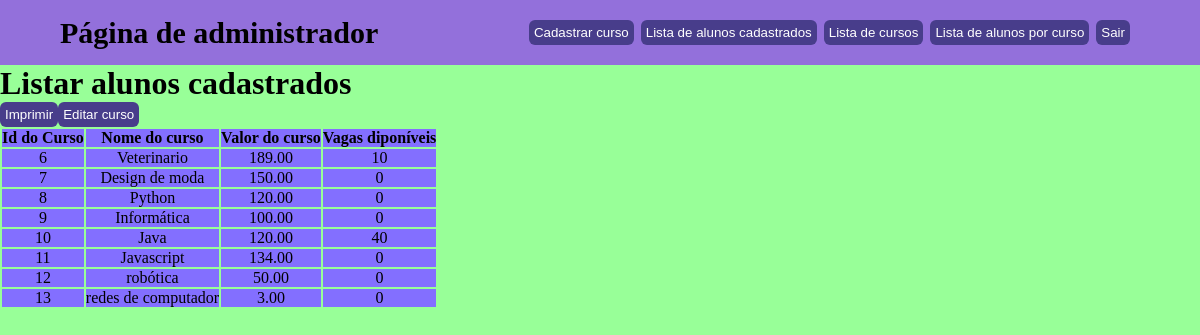
/listarCursos.php, run on the app's committed database.
### tables this page shows
CREATE TABLE `cursos` (
  `id_curso` int(8) NOT NULL,
  `nome_curso` varchar(100) NOT NULL,
  `preco` decimal(11,2) NOT NULL,
  `vagas` int(10) NOT NULL
);

### listarCursos.php (the view, shortened to what this page needs)
<html>
    <head>
<?php
require_once "php_action/db_connect.php";
?>
<div>
    <nav>
  <div class="logo">
     <a href="site1.php">Página de administrador</a>
  </div>
  <ul>
    <li><a href="cadastrar1.php"><button type="button" class="btn btn-success">Cadastrar curso</button></a>
    <li><a href="listarAlunos.php" > <button type="button">Lista de alunos cadastrados</button></a>
    <li><a href="listarCursos.php" > <button type="button">Lista de cursos</button></a>
    <li><a href="listaCurso.php" > <button type="button">Lista de alunos por curso</button></a>
    <li><a href="logout.php" > <button type="button">Sair</button></a>
  </ul>
</nav>
<h1>Listar alunos cadastrados</h1>
<table class = "table table-bordered">
<table class = "table table-bordered">
<thead>
<tr>
<th>Id do Curso</th>
<th>Nome do curso</th>
<th>Valor do curso</th>
<th>Vagas diponíveis</th>
</tr>
    </div>
<?php
$sql = "SELECT * FROM cursos";
$result = $con -> query($sql);
if($result->num_rows > 0){
while($row = $result -> fetch_assoc()){
  echo "<tr>";
  echo "<td>".$row['id_curso']."</td>";
  echo "<td>".$row['nome_curso']."</td>";
  echo "<td>".$row['preco']."</td>";
  echo "<td>".$row['vagas']."</td>";
  echo "</tr>";
  }
  }else{
  echo "<tr><td colspan='5'><center>Sem Dados a
  apresentar</center></td></tr>";
}
?>
<button onclick = "window.print()">Imprimir </button>
<a href = "selcurso.php"><button> Editar curso</button>
</body>
</html>

### listarCursos.php (style rules this page uses)
* { margin: 0; padding: 0; box-sizing: border-box; }
nav { background-color: #9370db; padding: 10px 60px; display: flex; justify-content: space-between; align-items: center; }
nav .logo a { text-decoration: none; color: black; font-size: 30px; font-weight: 600; }
nav ul { display: flex; align-items: center; list-style: none; padding: 10px; }
nav li { margin-left: 7px; }
div button { border-radius: 6px; background-color: #483D8B; color: white; padding: 5px; border: none; }
div table tr { background: #836FFF; border-color: black; color: black; border-radius: 4px; text-align: center; }
div table { border-color: black; }

### data on the page
cursos: id_curso "6", nome_curso "Veterinario", preco "189.00", vagas "10"
cursos: id_curso "7", nome_curso "Design de moda", preco "150.00", vagas "0"
cursos: id_curso "8", nome_curso "Python", preco "120.00", vagas "0"
cursos: id_curso "9", nome_curso "Informática", preco "100.00", vagas "0"
cursos: id_curso "10", nome_curso "Java", preco "120.00", vagas "40"
cursos: id_curso "11", nome_curso "Javascript", preco "134.00", vagas "0"
cursos: id_curso "12", nome_curso "robótica", preco "50.00", vagas "0"
cursos: id_curso "13", nome_curso "redes de computador", preco "3.00", vagas "0"
